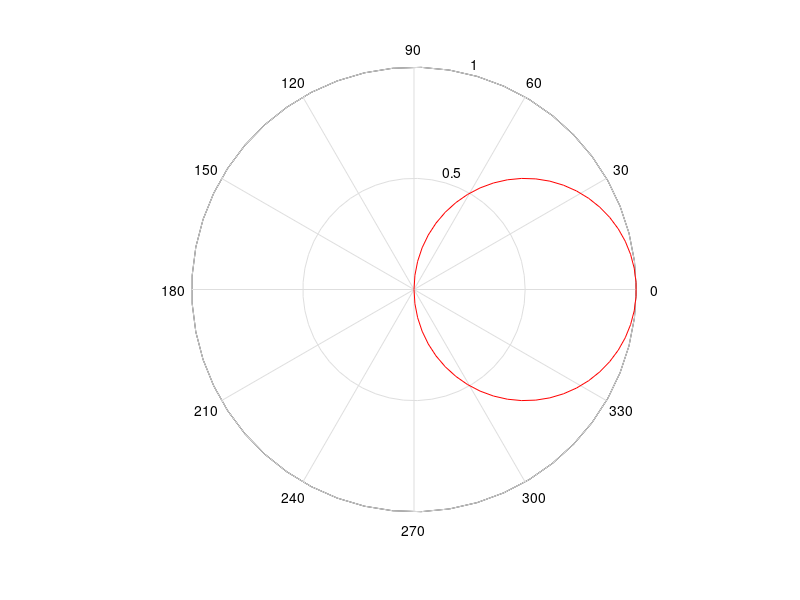
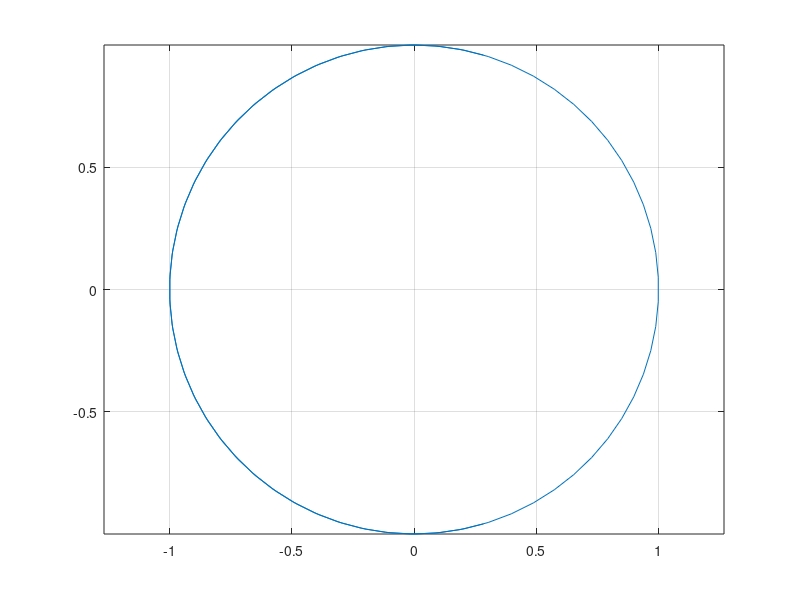

MATLAB code to generate these figures, in order:
% Transformation Polar- Kartesisch
%

x=[-5:0.1:5];
y1=x.^2+2*x-x.^3;

theta = 0:0.01:2*pi;
rho = sin(2*theta).*cos(2*theta);

[th, r]=cart2pol(x,y1)

ls1=linspace(-pi/2,pi/2,50);
th1=ones(1,50)*pi/4;

p1=figure(1);
polar(ls1,cos(ls1),'r')

xs=linspace(-5,5);
ys=linspace(-5,5);
[X,Y] = meshgrid(xs,ys);

f1=@(x,y) x.*y.^2
p2=figure(2);
%surf(X,Y,f1(X,Y))
plot(cos(xs),sin(ys))
grid on;
axis equal;

%view(3)





